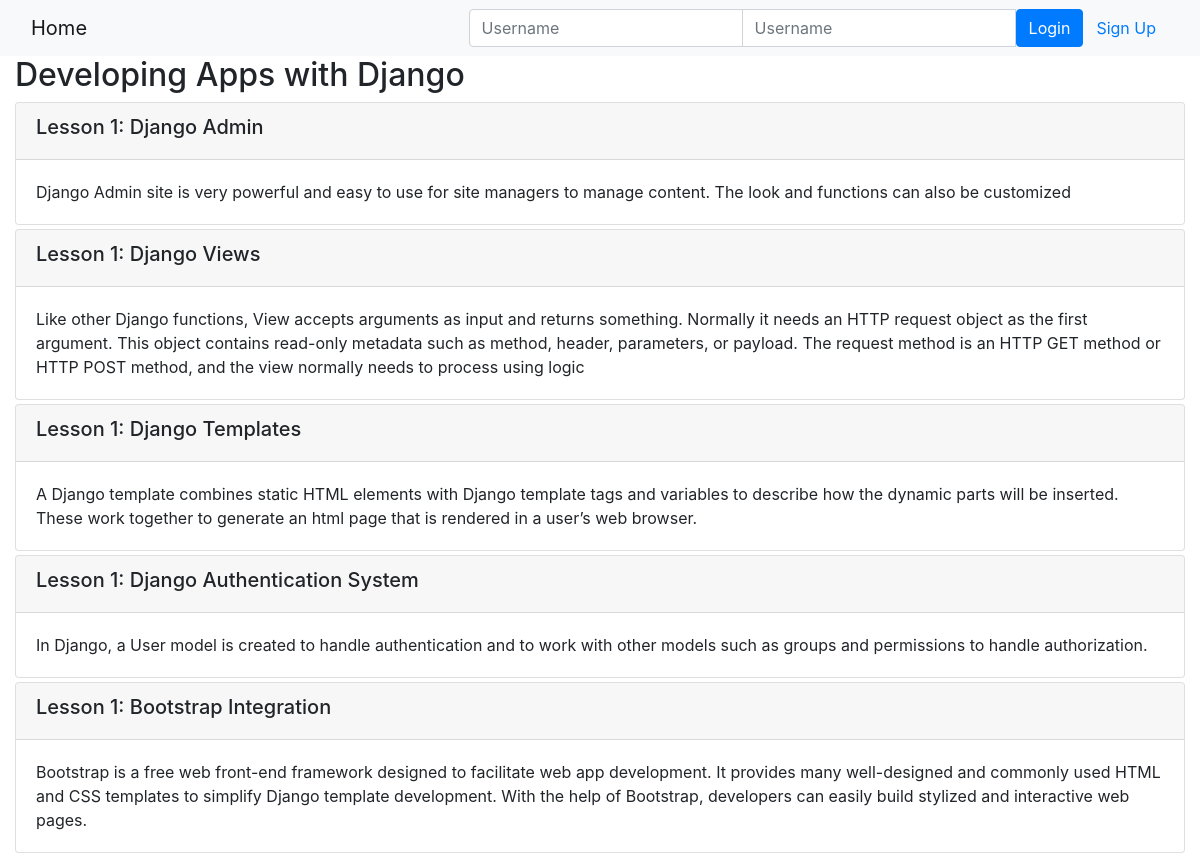
Page /onlinecourse/1/ on the committed database.
### onlinecourse/models.py (models this page shows, shortened)
class Course(models.Model):
    name = models.CharField(null=False, max_length=30, default='online course')
    image = models.ImageField(upload_to='course_images/')
    description = models.CharField(max_length=1000)
    pub_date = models.DateField(null=True)
    instructors = models.ManyToManyField(Instructor)
    users = models.ManyToManyField(settings.AUTH_USER_MODEL, through='Enrollment')
    total_enrollment = models.IntegerField(default=0)
    is_enrolled = False

class Lesson(models.Model):
    title = models.CharField(max_length=200, default="title")
    order = models.IntegerField(default=0)
    course = models.ForeignKey(Course, on_delete=models.CASCADE)
    content = models.TextField()

### onlinecourse/views.py (the view)
# urls.py: path('<int:pk>/', views.CourseDetailView.as_view(), name='course_details'),
class CourseDetailView(generic.DetailView):
    model = Course
    template_name = 'onlinecourse/course_detail_bootstrap.html'

### onlinecourse/templates/onlinecourse/course_detail_bootstrap.html (shortened to what this page needs)
<!DOCTYPE html>
<html lang="en">
<head>
     {% load static %}
    <link rel="stylesheet" href="https://maxcdn.bootstrapcdn.com/bootstrap/4.5.2/css/bootstrap.min.css">
</head>
<body>
    <nav class="navbar navbar-light bg-light">
        <div class="container-fluid">
            <div class="navbar-header">
                  <a class="navbar-brand" href="{% url 'onlinecourse:index' %}">Home</a>
            </div>
            <ul class="nav navbar-nav navbar-right">
                {% if user.is_authenticated %}
                <li>
                    <a class="btn btn-link" href="#">{{ user.first_name }}({{ user.username }})</a>
                    <a class="btn btn-link" href="{% url 'onlinecourse:logout' %}">Logout</a>
                </li>
                {% else %}
                <li>
                    <form class="form-inline" action="{% url 'onlinecourse:login' %}" method="post">
                        <div class="input-group">
                            <input type="text" class="form-control" placeholder="Username" name="username" >
                            <input type="password" class="form-control" placeholder="Username" name="psw" >
                            <button class="btn btn-primary" type="submit">Login</button>
                            <a class="btn btn-link" href="{% url 'onlinecourse:registration' %}">Sign Up</a>
                        </div>
                    </form>
                </li>
                {% endif %}
            </ul>
        </div>
    </nav>
    <div class="container-fluid">
            <h2>{{ course.name }}</h2>
            <div class="card-columns-vertical">
                {% for lesson in course.lesson_set.all %}
                    <div class="card mt-1">
                        <div class="card-header"><h5>Lesson {{lesson.order|add:1}}: {{lesson.title}}</h5></div>
                        <div class="card-body">{{lesson.content}}</div>
                    </div>
                {% endfor %}
            </div>
    </div>
</body>
</html>

### rows in the picture
Course: name "Developing Apps with Django"
Lesson: order|add "1", title "Django Admin", content "Django Admin site is very powerful and easy to use for site managers to manage content. The look and functions can also be customized"
Lesson: order|add "1", title "Django Views", content "Like other Django functions, View accepts arguments as input and returns something. Normally it needs an HTTP request object as the first argument. This object contains read-only metadata such as method, header, parameters, or payload. The request method is an HTTP GET method or HTTP POST method, and the view normally needs to process using logic"
Lesson: order|add "1", title "Django Templates", content "A Django template combines static HTML elements with Django template tags and variables to describe how the dynamic parts will be inserted. These work together to generate an html page that is rendered in a user’s web browser."
Lesson: order|add "1", title "Django Authentication System", content "In Django, a User model is created to handle authentication and to work with other models such as groups and permissions to handle authorization."
Lesson: order|add "1", title "Bootstrap Integration", content "Bootstrap is a free web front-end framework designed to facilitate web app development. It provides many well-designed and commonly used HTML and CSS templates to simplify Django template development. With the help of Bootstrap, developers can easily build stylized and interactive web pages."
